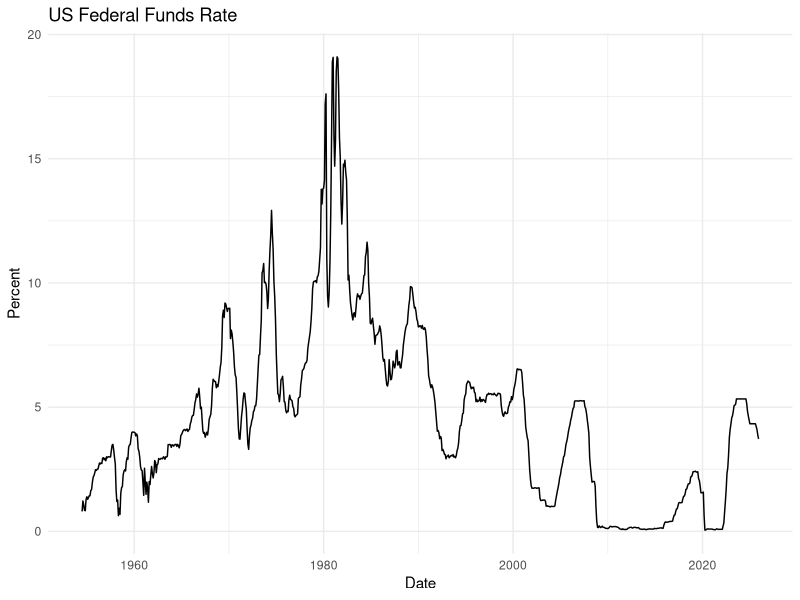
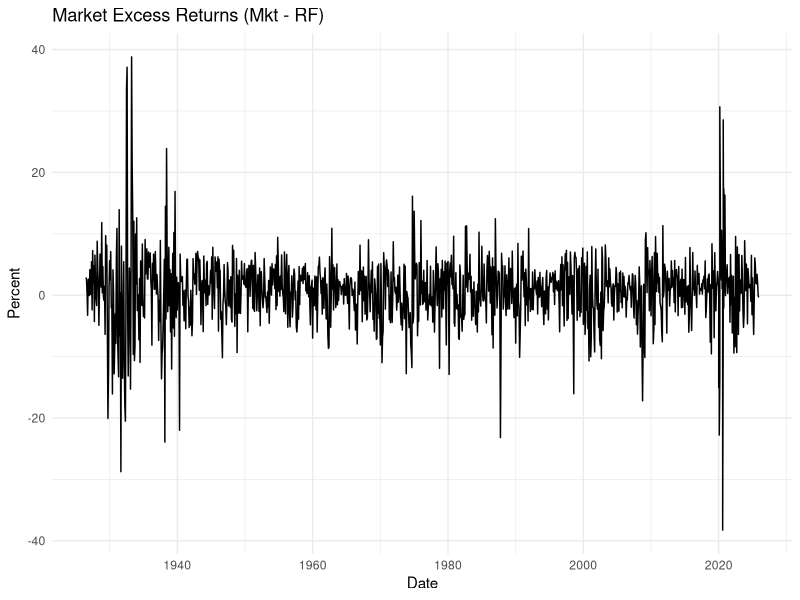
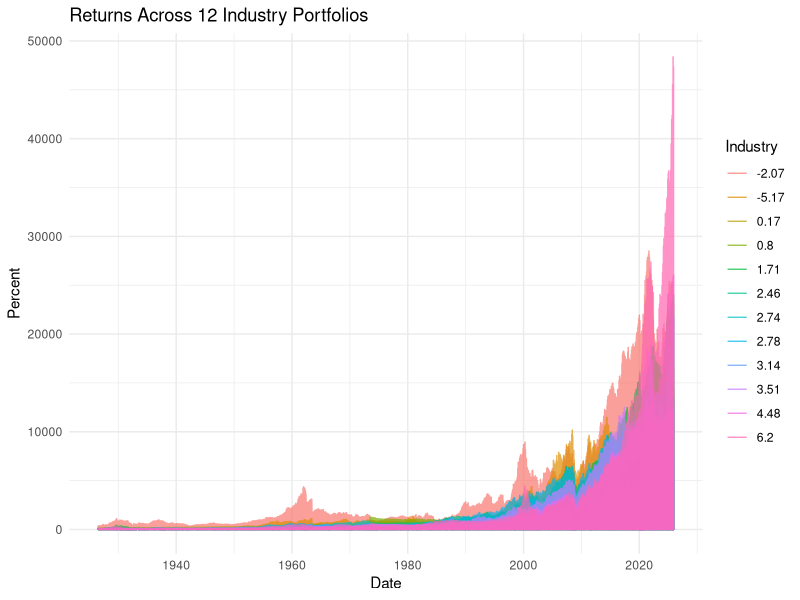
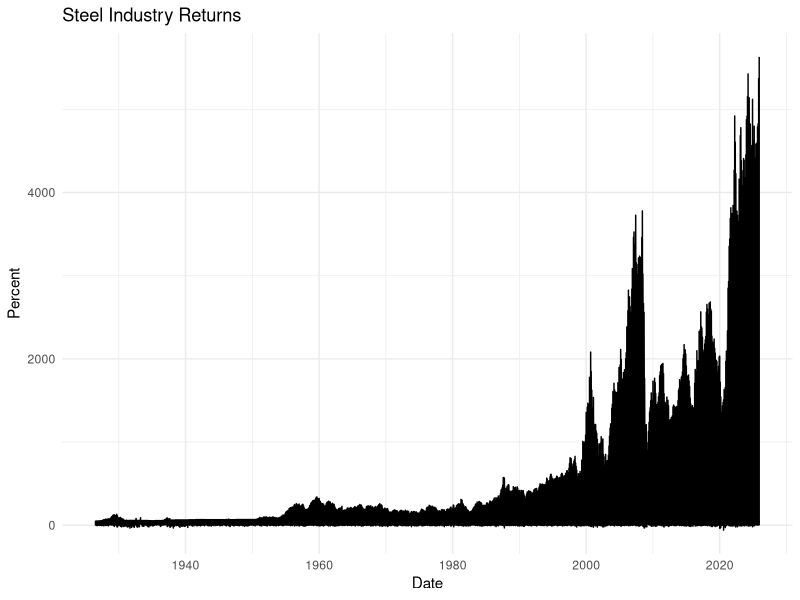

R code for these plots, in order:
############################################################
# Applied Econometrics Coursework
# Question 1: Harmonising, Visualising, and Interpreting Data
# Group 16 – Sub-industry: Steel
############################################################

# -------------------------
# Packages
# -------------------------
library(readr)
library(dplyr)
library(lubridate)
library(tidyr)
library(ggplot2)

# =========================================================
# Q1(a): US Federal Funds Rate
# =========================================================

fed <- read_csv("FEDFUNDS.csv")

fed_clean <- fed %>%
  mutate(
    date = ymd(observation_date),
    fedfunds = as.numeric(FEDFUNDS)
  ) %>%
  filter(!is.na(date), !is.na(fedfunds))

p1a <- ggplot(fed_clean, aes(x = date, y = fedfunds)) +
  geom_line() +
  labs(
    title = "US Federal Funds Rate",
    x = "Date",
    y = "Percent"
  ) +
  theme_minimal()

ggsave("Q1a_FedFunds.png", p1a, width = 9, height = 4.5, dpi = 300)

# =========================================================
# Q1(b): Market Excess Returns (Mkt - RF)
# =========================================================

ff <- read_csv("F-F_Research_Data_Factors.csv", skip = 3)

ff_clean <- ff %>%
  rename(ym = `...1`) %>%
  mutate(
    ym = as.character(ym),
    date = ymd(paste0(ym, "01")),
    mktrf = as.numeric(`Mkt-RF`)
  ) %>%
  filter(!is.na(date), !is.na(mktrf))

p1b <- ggplot(ff_clean, aes(x = date, y = mktrf)) +
  geom_line() +
  labs(
    title = "Market Excess Returns (Mkt - RF)",
    x = "Date",
    y = "Percent"
  ) +
  theme_minimal()

ggsave("Q1b_MktRF.png", p1b, width = 9, height = 4.5, dpi = 300)

# =========================================================
# Q1(c): Returns Across 12 Industry Portfolios
# =========================================================

ind12 <- read_csv("12_Industry_Portfolios.csv", skip = 11)

ind12_clean <- ind12 %>%
  rename(ym = 1) %>%
  mutate(
    ym = as.character(ym),
    date = ymd(paste0(ym, "01"))
  ) %>%
  select(-ym) %>%
  pivot_longer(
    cols = -date,
    names_to = "industry",
    values_to = "return"
  ) %>%
  mutate(return = as.numeric(return)) %>%
  filter(!is.na(date), !is.na(return))

p1c <- ggplot(ind12_clean, aes(x = date, y = return, colour = industry)) +
  geom_line(alpha = 0.7) +
  labs(
    title = "Returns Across 12 Industry Portfolios",
    x = "Date",
    y = "Percent",
    colour = "Industry"
  ) +
  theme_minimal()

ggsave("Q1c_12Industries.png", p1c, width = 10, height = 5, dpi = 300)

# =========================================================
# Q1(d): Steel Sub-Industry Returns (Group 16)
# =========================================================

ind49 <- read_csv("49_Industry_Portfolios.csv", skip = 11)

steel_clean <- ind49 %>%
  rename(ym = 1) %>%
  mutate(
    ym = as.character(ym),
    date = ymd(paste0(ym, "01")),
    steel = as.numeric(Steel)
  ) %>%
  select(date, steel) %>%
  filter(!is.na(date), !is.na(steel))

p1d <- ggplot(steel_clean, aes(x = date, y = steel)) +
  geom_line() +
  labs(
    title = "Steel Industry Returns",
    x = "Date",
    y = "Percent"
  ) +
  theme_minimal()

ggsave("Q1d_Steel.png", p1d, width = 9, height = 4.5, dpi = 300)

############################################################
# End of Question 1
############################################################
